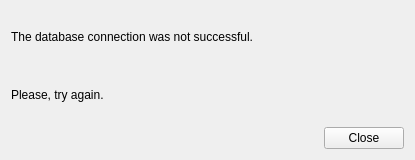
<?xml version="1.0" encoding="UTF-8"?>
<ui version="4.0">
 <class>databaseError_window</class>
 <widget class="QWidget" name="databaseError_window">
  <property name="enabled">
   <bool>true</bool>
  </property>
  <property name="geometry">
   <rect>
    <x>0</x>
    <y>0</y>
    <width>415</width>
    <height>160</height>
   </rect>
  </property>
  <property name="minimumSize">
   <size>
    <width>300</width>
    <height>160</height>
   </size>
  </property>
  <property name="maximumSize">
   <size>
    <width>415</width>
    <height>160</height>
   </size>
  </property>
  <property name="windowTitle">
   <string>Database Error Connection</string>
  </property>
  <layout class="QGridLayout" name="DatabaseErrorWindowLayout">
   <item row="0" column="0">
    <layout class="QVBoxLayout" name="mainLayout_databaseErrorWindow">
     <item>
      <layout class="QVBoxLayout" name="databaseErrorLayout_databaseErrorWindow">
       <item>
        <widget class="QLabel" name="databaseErrorLabel1_databaseErrorWindow">
         <property name="text">
          <string>The database connection was not successful.</string>
         </property>
        </widget>
       </item>
       <item>
        <widget class="QLabel" name="databaseErrorLabel2_databaseErrorWindow">
         <property name="text">
          <string>Please, try again.</string>
         </property>
        </widget>
       </item>
      </layout>
     </item>
     <item>
      <layout class="QHBoxLayout" name="databaseErrorButtonsLayout_databaseErrorWindow">
       <item>
        <spacer name="databaseErrorButtonsspacer_databaseErrorWindow">
         <property name="orientation">
          <enum>Qt::Horizontal</enum>
         </property>
         <property name="sizeHint" stdset="0">
          <size>
           <width>40</width>
           <height>20</height>
          </size>
         </property>
        </spacer>
       </item>
       <item>
        <widget class="QPushButton" name="missingFieldsCloseButton_databaseErrorWindow">
         <property name="text">
          <string>  Close  </string>
         </property>
        </widget>
       </item>
      </layout>
     </item>
    </layout>
   </item>
  </layout>
 </widget>
 <resources/>
 <connections/>
</ui>
